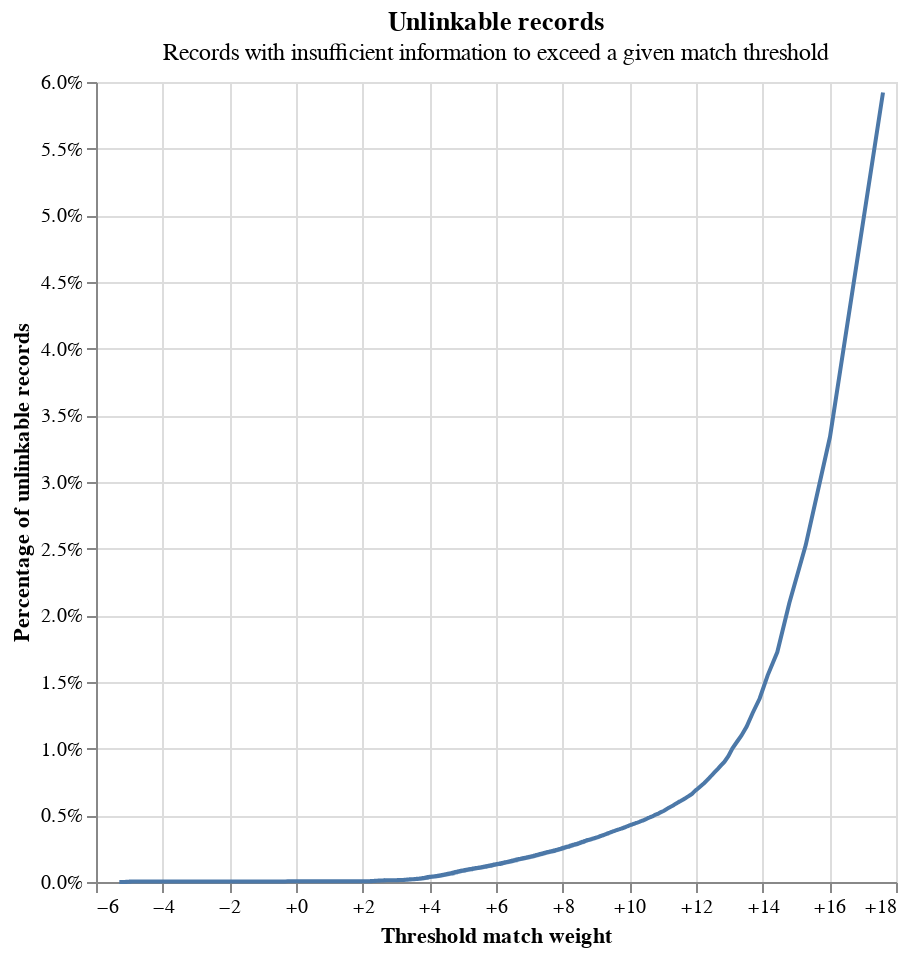

This figure's notebook cell:
### Code cell
linker.unlinkables_chart()

### Figure 1 — Vega-Lite specification as saved in the notebook (floating-point values rounded to 4 significant figures; data arrays with more than 128 entries replaced by an {"elided": "..."} marker saying what was removed)
{"config": {"view": {"continuousWidth": 400, "continuousHeight": 300}}, "layer": [{"mark": {"type": "line"}, "encoding": {"x": {"axis": {"format": "+", "title": "Threshold match weight"}, "field": "match_weight", "type": "quantitative"}, "y": {"axis": {"format": "%", "title": "Percentage of unlinkable records"}, "field": "cum_prop", "type": "quantitative"}}}, {"mark": {"type": "point"}, "encoding": {"opacity": {"condition": {"param": "x_match_weight_y_cum_prop_coords_of_mouse", "value": 1, "empty": false}, "value": 0}, "tooltip": [{"field": "match_weight", "format": "+.5", "title": "Match weight", "type": "quantitative"}, {"field": "match_probability", "format": ".5", "title": "Match probability", "type": "quantitative"}, {"field": "cum_prop", "format": ".3%", "title": "Proportion of unlinkable records", "type": "quantitative"}], "x": {"axis": {"title": "Threshold match weight"}, "field": "match_weight", "type": "quantitative"}, "y": {"axis": {"format": "%", "title": "Percentage of unlinkable records"}, "field": "cum_prop", "type": "quantitative"}}, "name": "mouse_coords"}, {"mark": {"type": "rule", "color": "gray"}, "encoding": {"x": {"field": "match_weight", "type": "quantitative"}}, "transform": [{"filter": {"param": "x_match_weight_y_cum_prop_coords_of_mouse", "empty": false}}]}, {"mark": {"type": "rule", "color": "gray"}, "encoding": {"y": {"field": "cum_prop", "type": "quantitative"}}, "transform": [{"filter": {"param": "x_match_weight_y_cum_prop_coords_of_mouse", "empty": false}}]}], "data": {"name": "data-1b8b031a5926ace855ea7da6083e22d9"}, "height": 400, "params": [{"name": "x_match_weight_y_cum_prop_coords_of_mouse", "select": {"type": "point", "fields": ["match_weight", "cum_prop"], "nearest": true, "on": "mouseover"}, "views": ["mouse_coords"]}], "title": {"text": "Unlinkable records", "subtitle": "Records with insufficient information to exceed a given match threshold"}, "width": 400, "$schema": "https://vega.github.io/schema/vega-lite/v5.9.3.json", "datasets": {"data-1b8b031a5926ace855ea7da6083e22d9": {"elided": "3232 records"}}}
